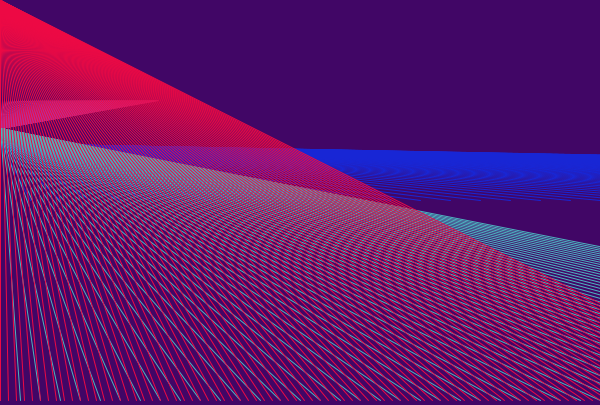
Frame 1 (no input)
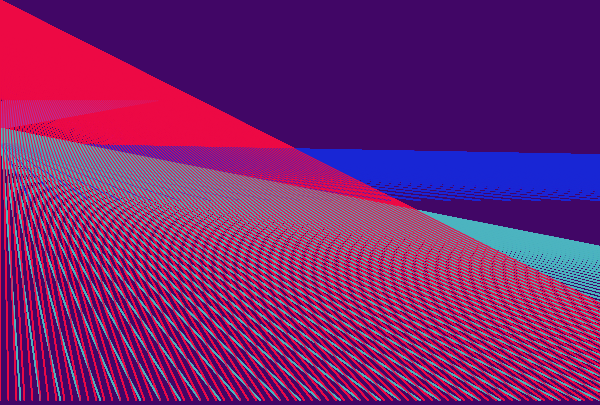
Frame 60 (the mouse pressed at the canvas centre just before this capture)
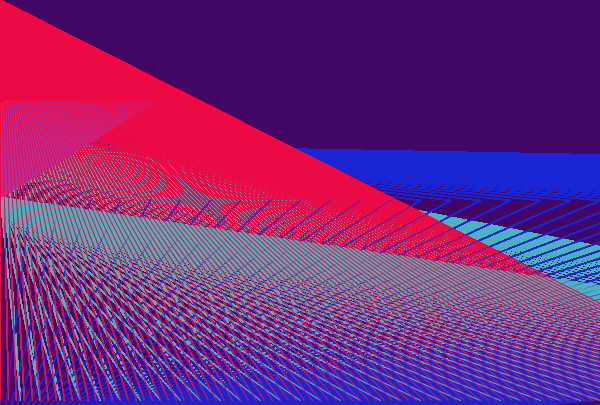
Frame 120 (the mouse held since frame 60 and released just before this capture)

The Processing sketch that drew these frames (run headless with seeded random() and noise(); from frame 60 on, the mouse is pressed at the canvas centre):

// Processing sketch: processing_27372
// ── processing_27372.pde

float x;
float y;
float x2;
float y2;
float a,b,c;
float directionX;
float directionY;


int speed;
boolean drawing= false;



void setup(){
  background(#410666);
  size(600,405);
  x=0;
  y=0;
  directionX= 5;
  directionY=5.5;
  
}



void draw(){
  
  x += directionX;
  y += directionY;
  
  
  
 smooth();
 
float mx = constrain(mouseX,250,300);
//rect(0,0,width,height);
x = mouseX;
y = mouseY;
x2 = mouseY - directionX;
y2= mouseY*directionY;
x = constrain(x,110,480);
y = constrain(y,110,480);
x2= constrain(x2,128,444);
y2= constrain(y2,143,450);

 



  

  //taken from sketch " "by Linus Rudolph
  a=sqrt(b*b+c*c);
  b=abs(b-c);
  c=abs(a-c);

   
  
  
  //ellipse(mouseX, mouseY,a*a,a*a);
  
  for (int i =0;i<80; i ++){
    stroke(#b5309a);
    line(b*c,x2,i*2,100);//magenta

 }
  for (int i =0;i<100; i ++){
    stroke(#1826d5);
    line(a*a,y2,i*30,200);//blue
  }
   for (int i =0;i<70; i ++){
     stroke(#4cb4c0);
     line(b*c,x2,i*20,400); //turquoise
     
     //smooth();
  stroke(0);

  }
    for (int i =0;i<100; i ++){
      stroke(#ed0944);
    line(a*a,b*c,i*8,400); //hot pink
  //}
  //for (int i =0;i<70; i ++){
    //stroke(#763da5);
    //line(540,0,i*40,500); //purple
  //}
  //for (int i =0;i<99; i ++){
    //stroke(#1826d5);
    //line(430,0,i*40,500); //blue
    
  }
}


void mousePressed(){
  if (mouseButton == LEFT){
   


  }
}

void mouseReleased(){
fill(#000000);
}

void mouseDragged(){
  fill(#111111);
  
  drawing = false;  
  }
